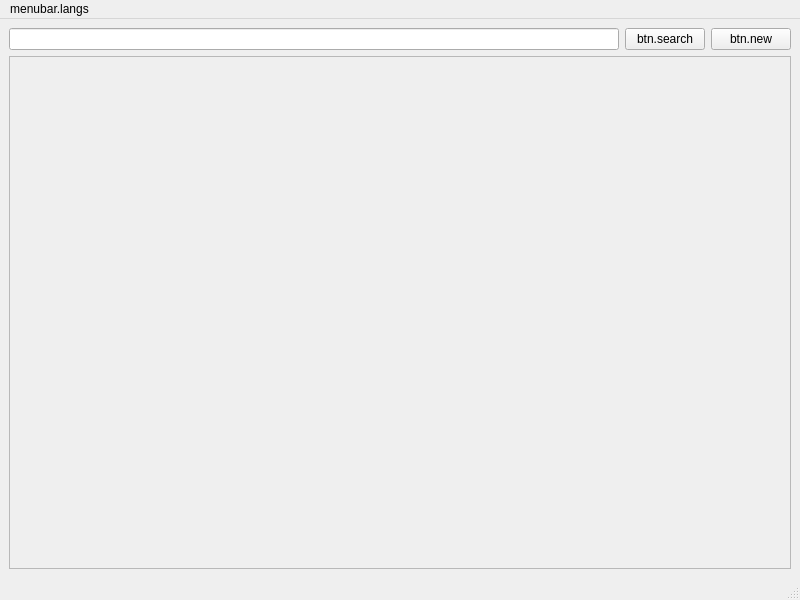
<?xml version="1.0" encoding="UTF-8"?>
<ui version="4.0">
 <class>MainWindow</class>
 <widget class="QMainWindow" name="MainWindow">
  <property name="geometry">
   <rect>
    <x>0</x>
    <y>0</y>
    <width>800</width>
    <height>600</height>
   </rect>
  </property>
  <property name="windowTitle">
   <string>window.title</string>
  </property>
  <widget class="QWidget" name="Body">
   <layout class="QVBoxLayout" name="verticalLayout" stretch="0,0">
    <item>
     <layout class="QHBoxLayout" name="LayoutControls">
      <item>
       <widget class="QLineEdit" name="InputSearchbox"/>
      </item>
      <item>
       <widget class="QPushButton" name="ButtonSearch">
        <property name="text">
         <string>btn.search</string>
        </property>
       </widget>
      </item>
      <item>
       <widget class="QPushButton" name="ButtonNewMovie">
        <property name="text">
         <string>btn.new</string>
        </property>
       </widget>
      </item>
     </layout>
    </item>
    <item>
     <widget class="QScrollArea" name="ScrollAreaMovies">
      <property name="widgetResizable">
       <bool>true</bool>
      </property>
      <widget class="QWidget" name="LayoutScrollAreaMovies">
       <property name="geometry">
        <rect>
         <x>0</x>
         <y>0</y>
         <width>780</width>
         <height>497</height>
        </rect>
       </property>
       <layout class="QVBoxLayout" name="verticalLayout_3">
        <item>
         <spacer name="SpacesMovies">
          <property name="orientation">
           <enum>Qt::Vertical</enum>
          </property>
          <property name="sizeHint" stdset="0">
           <size>
            <width>20</width>
            <height>40</height>
           </size>
          </property>
         </spacer>
        </item>
       </layout>
      </widget>
     </widget>
    </item>
   </layout>
  </widget>
  <widget class="QMenuBar" name="MenuBar">
   <property name="geometry">
    <rect>
     <x>0</x>
     <y>0</y>
     <width>800</width>
     <height>24</height>
    </rect>
   </property>
   <widget class="QMenu" name="MenuBarLangs">
    <property name="title">
     <string>menubar.langs</string>
    </property>
    <addaction name="ActionLangs_enUS"/>
    <addaction name="ActionLangs_ruRU"/>
   </widget>
   <addaction name="MenuBarLangs"/>
  </widget>
  <widget class="QStatusBar" name="StatusBar"/>
  <action name="ActionLangs_enUS">
   <property name="text">
    <string>langs.en_US</string>
   </property>
  </action>
  <action name="ActionLangs_ruRU">
   <property name="text">
    <string>langs.ru_RU</string>
   </property>
  </action>
 </widget>
 <resources/>
 <connections/>
</ui>
